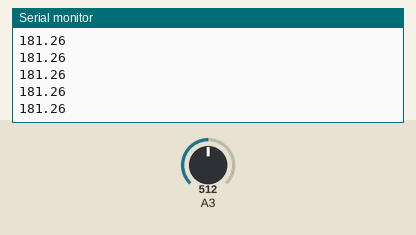
The sketch below on a simulated Arduino Uno, built with avr-gcc and run on an emulated ATmega328P. On the bench: the last lines printed to the serial monitor. The test bench sets the inputs (shaded band); at power-on: A3 = 512.

Above: at 1.2 s.
1.3 s: A3 set to 716
At 2.0 s:
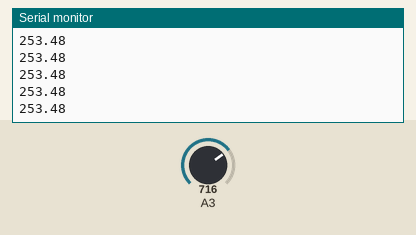
2.8 s: A3 set to 900
At 3.9 s:
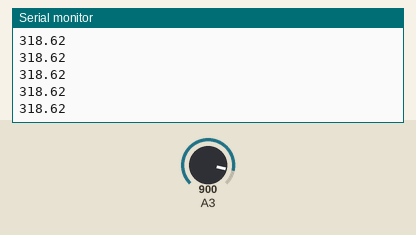
Timing chart, 0 to 5.8 s (numbered marks = the images above; inputs shaded):
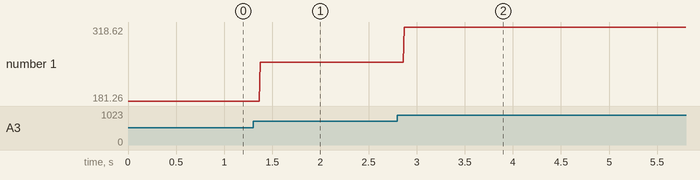

Measured:
- after the input at 1.3 s, the serial monitor: prints a new line after 0.07 s (image 1)
- after the input at 2.8 s, the serial monitor: prints a new line after 0.07 s (image 2)
- plotted number 1: 181.26 → 253.48 after the input at 1.3 s, 253.48 → 318.62 after the input at 2.8 s

The sketch:

rmyoung.ino
```cpp
void setup() {
  // put your setup code here, to run once:
Serial.begin(9600);
}

void loop() {

                //read voltage from the rmyoung
                  int rmValue = analogRead(A3);
                  float rmvoltage = rmValue * (5.03 / 1023.0);
                  rmvoltage = rmvoltage * 72;

  Serial.println(rmvoltage);


}
```
